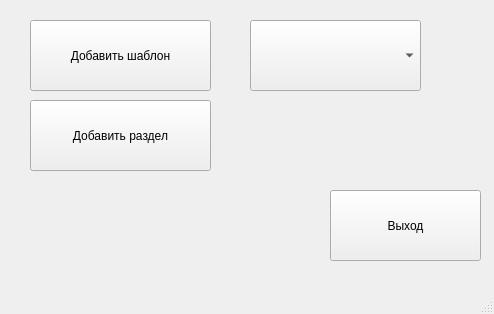
<?xml version="1.0" encoding="UTF-8"?>
<ui version="4.0">
 <class>MainWindow</class>
 <widget class="QMainWindow" name="MainWindow">
  <property name="geometry">
   <rect>
    <x>0</x>
    <y>0</y>
    <width>494</width>
    <height>314</height>
   </rect>
  </property>
  <property name="windowTitle">
   <string>Добавление шаблонов</string>
  </property>
  <widget class="QWidget" name="centralwidget">
   <widget class="QPushButton" name="pushButton">
    <property name="geometry">
     <rect>
      <x>30</x>
      <y>20</y>
      <width>181</width>
      <height>71</height>
     </rect>
    </property>
    <property name="text">
     <string>Добавить шаблон</string>
    </property>
   </widget>
   <widget class="QPushButton" name="pushButton_2">
    <property name="geometry">
     <rect>
      <x>330</x>
      <y>190</y>
      <width>151</width>
      <height>71</height>
     </rect>
    </property>
    <property name="text">
     <string>Выход</string>
    </property>
   </widget>
   <widget class="QComboBox" name="comboBox">
    <property name="geometry">
     <rect>
      <x>250</x>
      <y>20</y>
      <width>171</width>
      <height>71</height>
     </rect>
    </property>
   </widget>
   <widget class="QPushButton" name="pushButton_3">
    <property name="geometry">
     <rect>
      <x>30</x>
      <y>100</y>
      <width>181</width>
      <height>71</height>
     </rect>
    </property>
    <property name="text">
     <string>Добавить раздел</string>
    </property>
   </widget>
  </widget>
  <widget class="QMenuBar" name="menubar">
   <property name="geometry">
    <rect>
     <x>0</x>
     <y>0</y>
     <width>494</width>
     <height>21</height>
    </rect>
   </property>
  </widget>
  <widget class="QStatusBar" name="statusbar"/>
 </widget>
 <resources/>
 <connections/>
</ui>
